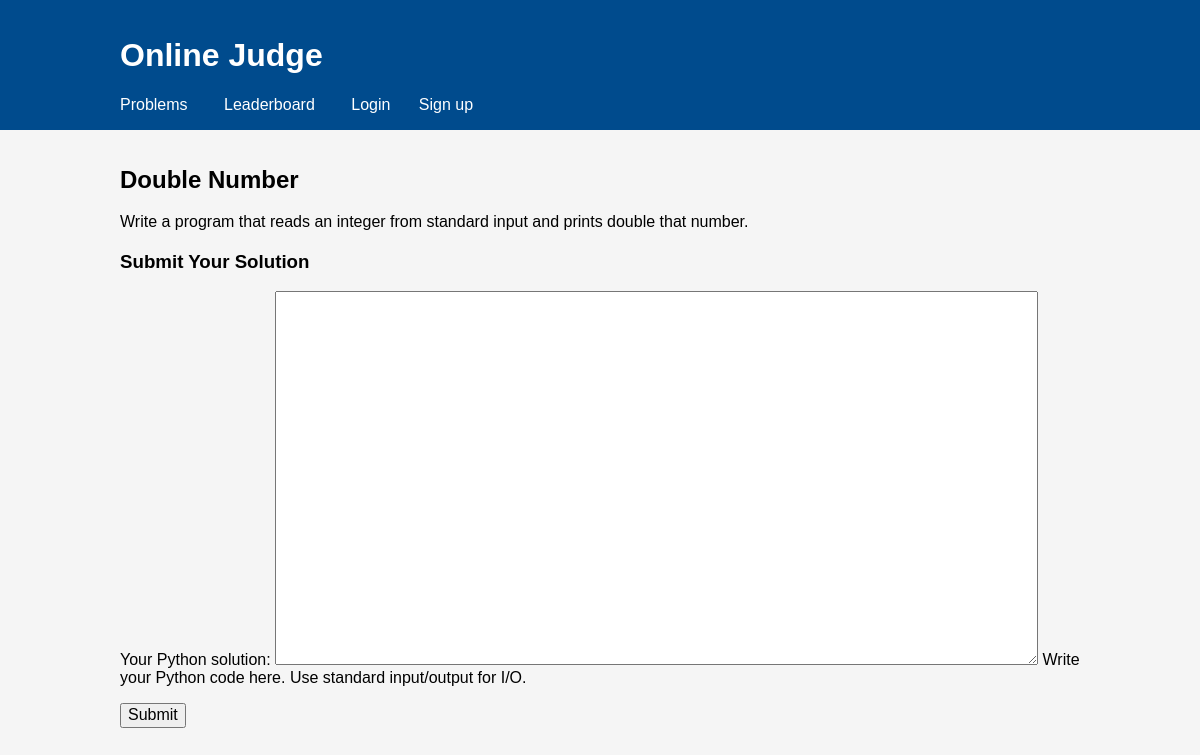
The page /problems/1/ on the database its author committed.
### judge/models.py (models this page shows, shortened)
class Problem(models.Model):
    title = models.CharField(max_length=200)
    description = models.TextField()

### judge/views.py (the view, shortened to what this page needs)
# urls.py: path('problems/<int:pk>/', views.problem_detail, name='problem_detail'),
def problem_detail(request, pk: int):
    problem = get_object_or_404(Problem, pk=pk)
    form = SubmissionForm()
    return render(request, 'judge/problem_detail.html', {'problem': problem, 'form': form})

### judge/forms.py
class SubmissionForm(forms.Form):
    code = forms.CharField(
        widget=forms.Textarea(attrs={'cols': 80, 'rows': 20}),
        label='Your Python solution',
        help_text='Write your Python code here. Use standard input/output for I/O.'
    )

### judge/templates/judge/problem_detail.html (shortened to what this page needs)
{% extends 'judge/base.html' %}
{% block extra_head %}
    <link rel="stylesheet" href="https://cdnjs.cloudflare.com/ajax/libs/codemirror/5.65.5/codemirror.min.css">
    <link rel="stylesheet" href="https://cdnjs.cloudflare.com/ajax/libs/codemirror/5.65.5/theme/eclipse.min.css">
{% endblock %}
{% block content %}
<h2>{{ problem.title }}</h2>
<p>{{ problem.description|linebreaks }}</p>
<h3>Submit Your Solution</h3>
<form method="post">
    {{ form.as_p }}
    <button type="submit">Submit</button>
</form>
{% endblock %}

### judge/templates/judge/base.html (style rules this page uses)
body { font-family: Arial, sans-serif; margin: 0; padding: 0; background-color: #f5f5f5; }

### rows shown on the page
Problem: title "Double Number", description "Write a program that reads an integer from standard input and prints double that number."
